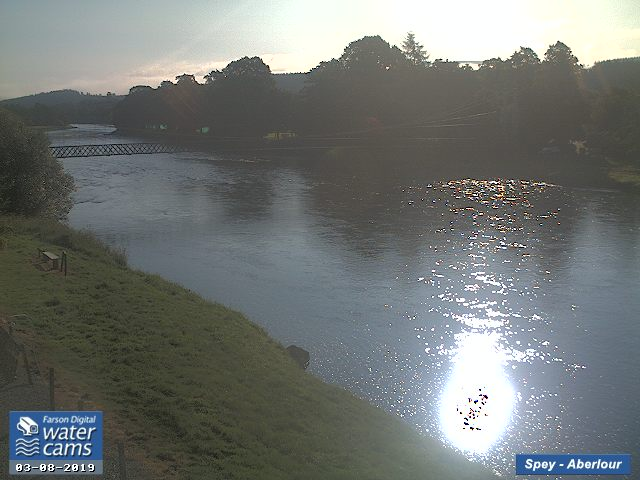
#> input picture tests/resources/datasets/imgimg/default/input/0.jpg, 640 x 480 px
$ python -i image.py   (imports and definitions only)
#> lines starting #> are read from the running program, lines starting #| are printed output that depends on the picture
import cv2
import numpy as np


COLOR_MODES = {
    'rgb': cv2.COLOR_BGR2RGB,
    'gray': cv2.COLOR_BGR2GRAY,
    'hsv': cv2.COLOR_BGR2HSV,
    'hls': cv2.COLOR_BGR2HLS,
    'lab': cv2.COLOR_BGR2LAB,
    'luv': cv2.COLOR_BGR2LUV,
    'xyz': cv2.COLOR_BGR2XYZ,
    'yuv': cv2.COLOR_BGR2YUV,
    'ycrcb': cv2.COLOR_BGR2YCrCb,
}


class ImageProcessingLib:

    """
    A library of Image processing actions.
    """

    # [8 lines left out: function apply_read_image, not called in this run]

    @staticmethod
    def apply_clahe(bgr, clip_limit=2.0, tile_grid_size=(32, 32)):
        """
        Apply CLAHE to an image.
        :param bgr: The image to apply CLAHE to.
        :param clip_limit: The clip limits.
        :param tile_grid_size: The tile grid size.
        :return: The image after CLAHE.
        """

        # Convert the image from the RGB color space to the
        # LAB color space.
        lab = cv2.cvtColor(bgr, cv2.COLOR_BGR2LAB)
        # Split the LAB image into three channels,
        # each containing the intensity of the colors.
        lab_planes = cv2.split(lab)
        # Create a CLAHE object.
        clahe = cv2.createCLAHE(clipLimit=clip_limit, tileGridSize=tile_grid_size)
        # Apply CLAHE to the L channel.
        lab_planes[0] = clahe.apply(lab_planes[0])
        # Merge the channels.
        lab = cv2.merge(lab_planes)

        return cv2.cvtColor(lab, cv2.COLOR_LAB2BGR)

    # [86 lines left out: functions apply_gaussian, apply_squarer, apply_change_mode, apply_change_dtype, apply_channel_normalize, apply_get_channel and 2 more, not called in this run]

    @staticmethod
    def apply_reshape(x, shape: tuple):
        return np.reshape(x, shape)

>>> import cv2
>>> picture = cv2.imread('../../../../tests/resources/datasets/imgimg/default/input/0.jpg', cv2.IMREAD_GRAYSCALE)
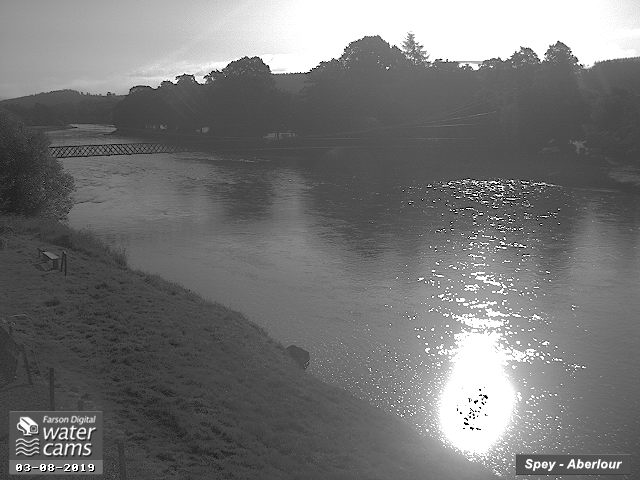
#> picture: shape (480, 640); min 0, max 255, mean 116.7
>>> result = ImageProcessingLib().apply_clahe(picture)
#> (the run stopped early here; a loop or call above may not have finished)

$ run again, on tests/resources/datasets/imgimg/default/input/1.jpg
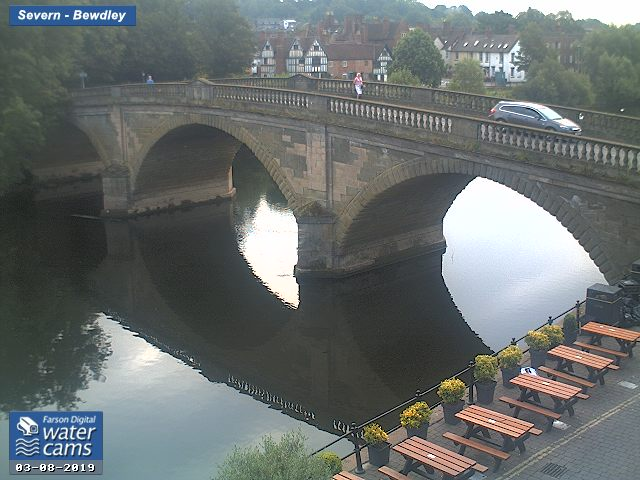
#> input picture tests/resources/datasets/imgimg/default/input/1.jpg, 640 x 480 px
#> `picture = cv2.imread('../../../../tests/resources/datasets/imgimg/defa..`:
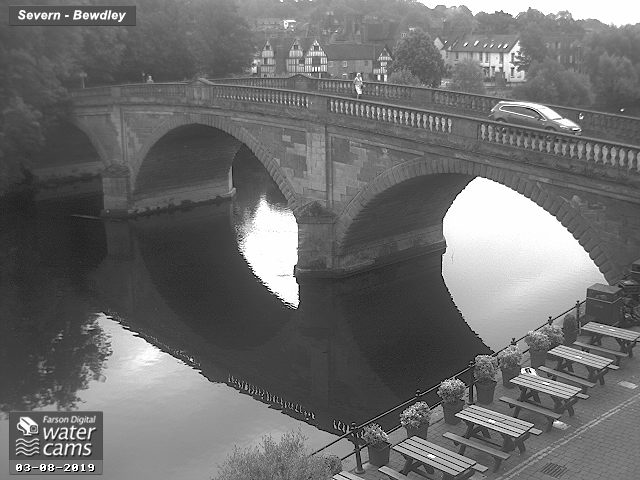
#> picture: shape (480, 640); min 0, max 255, mean 109

$ run again, on tests/resources/datasets/imgimg/default/input/2.png
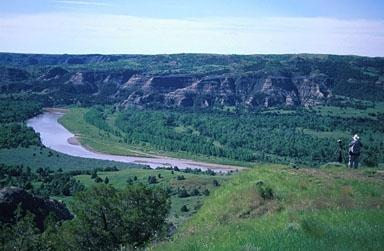
#> input picture tests/resources/datasets/imgimg/default/input/2.png, 384 x 251 px
#> `picture = cv2.imread('../../../../tests/resources/datasets/imgimg/defa..`:
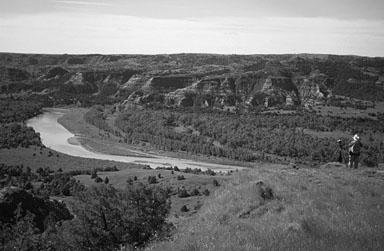
#> picture: shape (251, 384); min 1, max 250, mean 111.1
